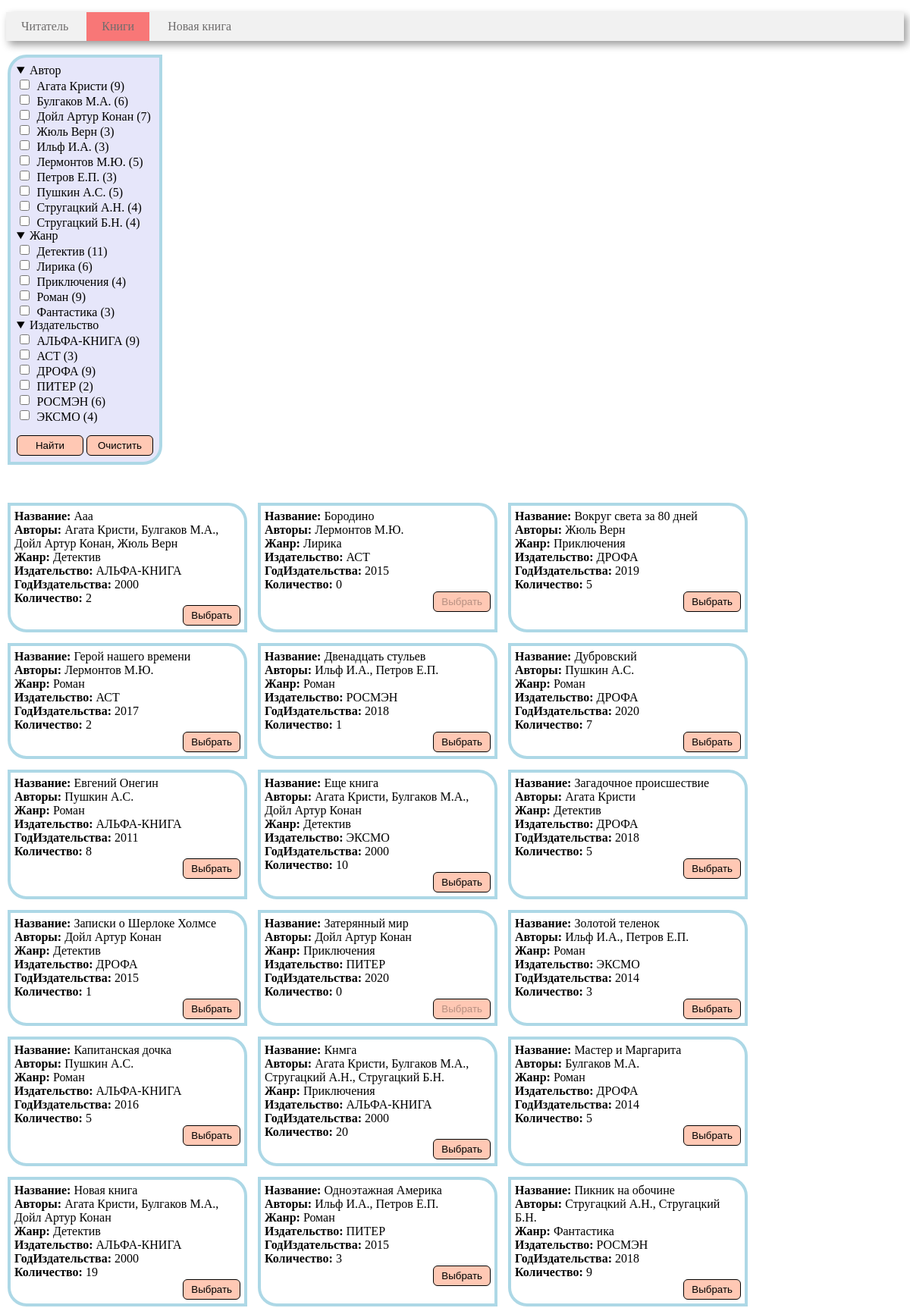
The app's page /book_search (upper part) with its own data.
### tables this page shows
CREATE TABLE author (
       author_id INTEGER PRIMARY KEY AUTOINCREMENT,
	   author_name VARCHAR(30)
);

CREATE TABLE genre (
       genre_id INTEGER PRIMARY KEY AUTOINCREMENT,
	   genre_name VARCHAR(30)
);

CREATE TABLE publisher (
       publisher_id INTEGER PRIMARY KEY AUTOINCREMENT,
	   publisher_name VARCHAR(40)
);

CREATE TABLE book (
      book_id INTEGER PRIMARY KEY AUTOINCREMENT, 
	  title VARCHAR(80),
      genre_id int, 
      publisher_id INT,
      year_publication INT,
      available_numbers INT, 
      FOREIGN KEY (genre_id)  REFERENCES genre (genre_id) ON DELETE CASCADE,
      FOREIGN KEY (publisher_id)  REFERENCES publisher (publisher_id) ON DELETE CASCADE
);

### controllers/book_search.py (the view)
@app.route('/book_search', methods=['get'])
def book_search():
    conn = get_db_connection()
    if request.values.get('book'):
        book_id = request.values.get('book')
        borrow_book(conn, book_id, session['reader_id'])
    if request.values.get('genre'):
        genre_list = request.values.getlist('genre')
    else:
        genre_list = []
    if request.values.get('author'):
        author_list = request.values.getlist('author')
    else:
        author_list = []
    if request.values.get('publisher'):
        publisher_list = request.values.getlist('publisher')
    else:
        publisher_list = []
    create_info(conn)
    df_book_info = get_book_info(conn, genre_list, author_list, publisher_list)
    df_genre = get_genre(conn)
    df_author = get_author(conn)
    df_publisher = get_publisher(conn)
    conn.close()
    html = render_template(
        'book_search.html',
        genre=df_genre,
        author=df_author,
        publisher=df_publisher,
        book_info=df_book_info,
        len=len,
        print=print,
        genre_list=genre_list,
        author_list=author_list,
        publisher_list=publisher_list
    )
    return html

### models/book_search_model.py (called while the page is built)
def get_genre(conn):
    return pd.read_sql("""
 SELECT genre_name,count(b.book_id) as counting
 FROM genre
 join book b on genre.genre_id = b.genre_id
 group by genre_name
 order by genre_name
 """, conn)

def get_author(conn):
    return pd.read_sql("""
 SELECT a.author_name,count(ba.book_id) as counting
 FROM book_author ba
 join author a on ba.author_id = a.author_id
 group by ba.author_id
 order by a.author_name
 """, conn)

def get_publisher(conn):
    return pd.read_sql("""
 SELECT publisher_name, count(b.book_id)
 FROM publisher
 join book b on publisher.publisher_id = b.publisher_id
 group by publisher_name
 order by publisher_name
 """, conn)

def get_book_info(conn, g, a, p):
    genre_list = g
    author_list = a
    publisher_list = p
    df = pd.read_sql("""select * from book_info;""", conn)
    if genre_list:
        df = df[df.Жанр.isin(genre_list)]
    if author_list:
        df1 = pd.read_sql(f'''select author_name, ba.book_id from author
        join book_author ba on author.author_id = ba.author_id;''', conn)
        df1 = df1[df1.author_name.isin(author_list)]
        df = df[df.book_id.isin(df1.book_id)]
    if publisher_list:
        df = df[df.Издательство.isin(publisher_list)]
    df = df.reset_index(drop=True)
    return df

def create_info(conn):
    cur = conn.cursor()
    cur.executescript("""
    drop view if exists book_info;
    """)
    cur.executescript("""
    create view book_info as
                     SELECT b.book_id as book_id, b.title as Название,
                     group_concat(a.author_name, ', ')  as Авторы,
                     g.genre_name as Жанр,   p.publisher_name as Издательство,
                     b.year_publication as ГодИздательства, b.available_numbers as Количество
                     FROM book_author
                     join book b on book_author.book_id = b.book_id
                     join author a on book_author.author_id = a.author_id
                     join genre g on b.genre_id = g.genre_id
                     join publisher p on b.publisher_id = p.publisher_id
                     group by b.title order by b.title;
                     """)
    conn.commit()

### utils.py (called while the page is built)
def get_db_connection():
    return sqlite3.connect('library.sqlite')

### templates/book_search.html (shortened to what this page needs)
<!DOCTYPE html>
<head>
    <link rel="stylesheet" href="/static/css/style.css">
    {% macro render_list(title, name, relation, selected) %}
        <details open>
            <summary>{{ title }}</summary>
            {% set n = len(relation) %}
            {% for i in range(n) %}
                {% if relation.iloc[i][0] in selected %}
                    <input checked type="checkbox" name={{ name }} value='{{ relation.iloc[i][0] }}' id=
                            {{ name }}{{ i }}>
                    <label for={{ name }}{{ i }} class="details_label">{{ relation.iloc[i][0] }}
                        ({{ relation.iloc[i][1] }})</label>
                    <br>
                {% else %}
                    <input type="checkbox" name={{ name }} value='{{ relation.iloc[i][0] }}' id=
                            {{ name }}{{ i }}>
                    <label for={{ name }}{{ i }} class="details_label">{{ relation.iloc[i][0] }}
                        ({{ relation.iloc[i][1] }})</label>
                    <br>
                {% endif %}
            {% endfor %}
        </details>
    {% endmacro %}
    {% macro grid_list(relation, relation_name) %}
        {% set n = len(relation) %}
        {% for i in range(n) %}
            <div class="{{ i }}">
                {% for name in relation.dtypes.index[1:] %}
                    <b>{{ name }}: </b>{{ relation.loc[i][name] }}<br>
                {% endfor %}
                <form method="get">
                    <button type="submit" name={{ relation_name }} class="button"
                            value="{{ relation.loc[i]['book_id'] }}"
                            style="float: right;" {% if relation.loc[i]['Количество'] == 0 %}disabled{% endif %}>
                        Выбрать
                    </button>
                </form>
            </div>
        {% endfor %}
    {% endmacro %}
</head>
<body>
<div class=menu>
    <ul>
        <li><a href={{ url_for("index") }}>Читатель</a></li>
        <li class=active><a href={{ url_for("book_search") }}>Книги</a></li>
        <li><a href={{ url_for("new_book") }}>Новая книга</a></li>
    </ul>
</div>
<div class="container">
    <div class="form">
        <form>
            {{ render_list("Автор", "author", author, author_list) }}
            {{ render_list("Жанр", "genre", genre, genre_list) }}
            {{ render_list("Издательство", "publisher", publisher, publisher_list) }}
            <p>
                <input type="submit" class="button" value="Найти" style="float: left; display: inline; width: 88px;">
            </p>
        </form>
        <form action="{{ url_for('book_search') }}" method="get" style="float: right; display: inline;">
            <input type="submit" class="button" value="Очистить" style="width: 88px;">
        </form>
    </div>
    <div>
        <p>
        <div class="grid">
            {{ grid_list(book_info, 'book') }}
        </div>
    </div>
</div>
</body>
</html>

### static/css/style.css (style rules this page uses)
.menu { background-color: #f1f1f1; box-shadow: 4px 5px 10px rgba(0, 0, 0, 0.4); width: 100%; }
.menu li { display: inline-block; vertical-align: top; color: #6f6d6d; padding: 10px; }
.menu a { text-decoration: none; color: #6f6d6d; padding: 10px; }
.menu ul { padding: 0; }
.active { background-color: #f87777; color: #f8f8f8; }
input { width: auto; padding: 5px; border-radius: 4px; text-align: center; }
.container { display: flex; flex-direction: row; flex-wrap: wrap; grid-gap: 30px; }
.button { cursor: pointer; background-color: #ffc8b4; border: 1px solid black; border-radius: 6px; padding: 5px 10px; }
.grid { display: grid; grid-template-columns: repeat(3, 320px); grid-auto-rows: auto; grid-gap: 10px; }
.grid > * { margin: 2px; border: 4px solid lightblue; padding: 5px; border-radius: 0 25px; }
.form { margin: 2px; border: 4px solid lightblue; padding: 8px; border-radius: 25px 0; background: lavender; width: 180px; height: fit-content; }
.details_label { cursor: pointer; padding: 2.5px; border-radius: 6px; width: max-content; }

### records on screen
author: author_name "Агата Кристи", iloc "9"
author: author_name "Булгаков М.А.", author_id "6"
author: author_name "Дойл Артур Конан", iloc "7"
author: author_name "Жюль Верн", author_id "3"
author: author_name "Ильф И.А.", iloc "3"
author: author_name "Лермонтов М.Ю.", iloc "5"
author: author_name "Петров Е.П.", iloc "3"
author: author_name "Пушкин А.С.", iloc "5"
author: author_name "Стругацкий А.Н.", iloc "4"
author: author_name "Стругацкий Б.Н.", iloc "4"
genre: genre_name "Детектив", iloc "11"
genre: genre_name "Лирика", iloc "6"
genre: genre_name "Приключения", iloc "4"
genre: genre_name "Роман", iloc "9"
genre: genre_name "Фантастика", iloc "3"
publisher: publisher_name "АЛЬФА-КНИГА", iloc "9"
publisher: publisher_name "АСТ", iloc "3"
publisher: publisher_name "ДРОФА", iloc "9"
publisher: publisher_name "ПИТЕР", publisher_id "2"
publisher: publisher_name "РОСМЭН", iloc "6"
publisher: publisher_name "ЭКСМО", iloc "4"
book: title "Ааа"
book: title "Бородино"
book: title "Вокруг света за 80 дней"
book: title "Герой нашего времени"
book: title "Двенадцать стульев"
book: title "Дубровский"
book: title "Евгений Онегин"
book: title "Еще книга"
book: title "Загадочное происшествие"
book: title "Записки о Шерлоке Холмсе"
book: title "Затерянный мир"
book: title "Золотой теленок"
book: title "Капитанская дочка"
book: title "Кнмга"
book: title "Мастер и Маргарита"
book: title "Новая книга"
book: title "Одноэтажная Америка"
book: title "Пикник на обочине"

### other values on screen
{{ title }} "Автор Жанр Издательство"
{{ name }} "Название" "Авторы" "Жанр" "Издательство" "ГодИздательства" "Количество" "Название" "Авторы" "Жанр" "Издательство" "ГодИздательства" "Количество" "Название" "Авторы" "Жанр" "Издательство" "ГодИздательства" "Количество" "Название" "Авторы" "Жанр" "Издательство" "ГодИздательства" "Количество" "Название" "Авторы" "Жанр" "Издательство" "ГодИздательства" "Количество" "Название" "Авторы" "Жанр" "Издательство" "ГодИздательства" "Количество" "Название" "Авторы" "Жанр" "Издательство" "ГодИздательства" "Количество" "Название" "Авторы" "Жанр" "Издательство" "ГодИздательства" "Количество" "Название" "Авторы" "Жанр" "Издательство" "ГодИздательства" "Количество" "Название" "Авторы" "Жанр" "Издательство" "ГодИздательства" "Количество" "Название" "Авторы" "Жанр" "Издательство" "ГодИздательства" "Количество" "Название" "Авторы" "Жанр" "Издательство" "ГодИздательства" "Количество" "Название" "Авторы" "Жанр" "Издательство" "ГодИздательства" "Количество" "Название" "Авторы" "Жанр" "Издательство" "ГодИздательства" "Количество" "Название" "Авторы" "Жанр" "Издательство" "ГодИздательства" "Количество" "Название" "Авторы" "Жанр" "Издательство" "ГодИздательства" "Количество" "Название" "Авторы" "Жанр" "Издательство" "ГодИздательства" "Количество" "Название" "Авторы" "Жанр" "Издательство" "ГодИздательства" "Количество"
{{ relation.loc[i][name] }} "Агата Кристи, Булгаков М.А., Дойл Артур Конан, Жюль Верн" "Детектив" "АЛЬФА-КНИГА" "2000" "2" "Лермонтов М.Ю." "Лирика" "АСТ" "2015" "0" "Жюль Верн" "Приключения" "ДРОФА" "2019" "5" "Лермонтов М.Ю." "Роман" "АСТ" "2017" "2" "Ильф И.А., Петров Е.П." "Роман" "РОСМЭН" "2018" "1" "Пушкин А.С." "Роман" "ДРОФА" "2020" "7" "Пушкин А.С." "Роман" "АЛЬФА-КНИГА" "2011" "8" "Агата Кристи, Булгаков М.А., Дойл Артур Конан" "Детектив" "ЭКСМО" "2000" "10" "Агата Кристи" "Детектив" "ДРОФА" "2018" "5" "Дойл Артур Конан" "Детектив" "ДРОФА" "2015" "1" "Дойл Артур Конан" "Приключения" "ПИТЕР" "2020" "0" "Ильф И.А., Петров Е.П." "Роман" "ЭКСМО" "2014" "3" "Пушкин А.С." "Роман" "АЛЬФА-КНИГА" "2016" "5" "Агата Кристи, Булгаков М.А., Стругацкий А.Н., Стругацкий Б.Н." "Приключения" "АЛЬФА-КНИГА" "2000" "20" "Булгаков М.А." "Роман" "ДРОФА" "2014" "5" "Агата Кристи, Булгаков М.А., Дойл Артур Конан" "Детектив" "АЛЬФА-КНИГА" "2000" "19" "Ильф И.А., Петров Е.П." "Роман" "ПИТЕР" "2015" "3" "Стругацкий А.Н., Стругацкий Б.Н." "Фантастика" "РОСМЭН" "2018" "9"
